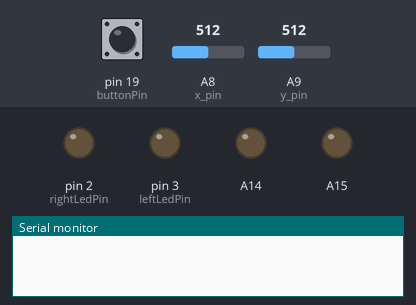
This sketch was run on a simulated Arduino Mega 2560, built with avr-gcc and run on an emulated ATmega2560. On the bench: output pins drawn as LEDs (lit = HIGH), the last lines printed to the serial monitor. The inputs (shaded band) are chosen by the test bench; at power-on: pin 19 (buttonPin) HIGH, A8 (x_pin) = 512, A9 (y_pin) = 512.

Above: at 1.2 s.
1.3 s: pin 19 (buttonPin) pulled LOW for 0.15 s
At 1.8 s:
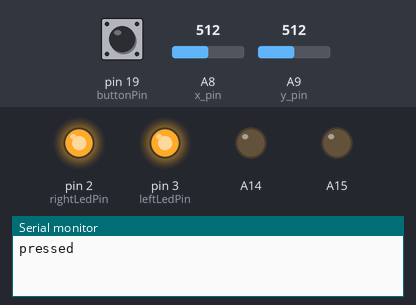
2.9 s: A8 (x_pin) set to 474
At 4.1 s:
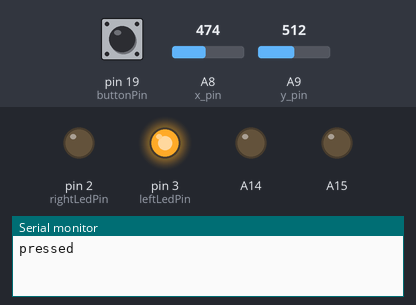
Timing chart, 0 to 4.0 s (numbered marks = the images above; inputs shaded):
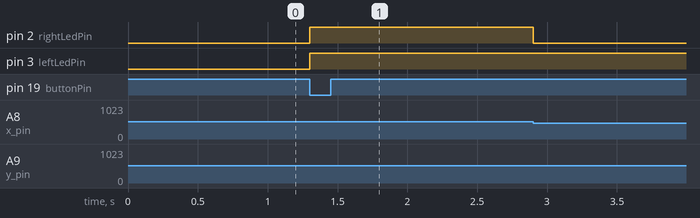

The sketch:

led_brightness_on_off.ino
```cpp
// a program which uses the analog values read from two potentiometers to change the brightness of two leds using PWM. (Contact group can use the joystick)
// One potentiometer determines the brightness and the other direction

// a button turns the leds entirely on and off using interrupts

/*
  https://roboticsbackend.com/arduino-turn-led-on-and-off-with-button/
*/

// constants won't change. They're used here to set pin numbers:
volatile int buttonPin = 19;     // the number of the pushbutton pin
const int x_pin = A8, y_pin = A9;
const int leftLedPin = 3, rightLedPin = 2;
int brightness = 0;

boolean ledState = LOW;

void setup() {
  Serial.begin(9600);
  pinMode(buttonPin, INPUT);
  pinMode(leftLedPin, OUTPUT);
  pinMode(rightLedPin, OUTPUT);
  pinMode(A14, OUTPUT);
  pinMode(A15, OUTPUT);
  // With a function called attachInterrupt(), we can execute an ISR
  // when the state of the Arduino io-pin changes.
  // Attach an interrupt to the ISR vector // Pin 19, Routine:button_pressed_ISR, FALLING Edge
  attachInterrupt(digitalPinToInterrupt(buttonPin), button_control, FALLING);
}

void loop() {
  brightness = (analogRead(y_pin) / 1023.0) * 255 ;
  //Serial.println(brightness);
  //Serial.println(analogRead(x_pin));
    if (analogRead(x_pin) < 490) {
      digitalWrite(leftLedPin, HIGH);//turn left led on
      digitalWrite(rightLedPin, LOW);
      analogWrite(leftLedPin, brightness);
    }
    else if (analogRead(x_pin) > 533)
    {
      digitalWrite(leftLedPin, LOW);
      digitalWrite(rightLedPin, HIGH);//turn right led on
      analogWrite(rightLedPin, brightness);
    }
    else {
      digitalWrite(leftLedPin, ledState);
      digitalWrite(rightLedPin, ledState);
    }
}

void button_control() {
  Serial.println("pressed");
  ledState = !ledState;//toggle the variable ledState
  digitalWrite(leftLedPin, ledState);
  digitalWrite(rightLedPin, ledState);
}
```

Measured:
- after the input at 1.3 s, pin 2 (rightLedPin), pin 3 (leftLedPin): LOW → HIGH at once
- after the input at 2.9 s, pin 2 (rightLedPin): HIGH → LOW at once
